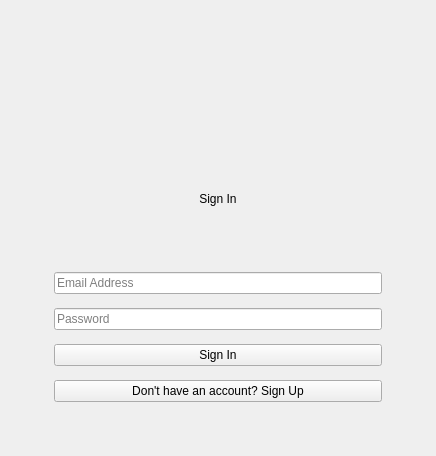
      <widget class="QWidget" name="signin">
       <layout class="QGridLayout" name="gridLayout_signin">
        <item row="0" column="1">
         <spacer name="vSp_in1">
          <property name="orientation">
           <enum>Qt::Vertical</enum>
          </property>
         </spacer>
        </item>
        <item row="1" column="0">
         <spacer name="hSp_in1">
          <property name="orientation">
           <enum>Qt::Horizontal</enum>
          </property>
         </spacer>
        </item>
        <item row="1" column="1">
         <widget class="QFrame" name="formFrame_signin">
          <property name="minimumSize">
           <size>
            <width>400</width>
            <height>420</height>
           </size>
          </property>
          <layout class="QVBoxLayout" name="vbox_signin">
           <property name="spacing">
            <number>14</number>
           </property>
           <property name="leftMargin">
            <number>36</number>
           </property>
           <property name="topMargin">
            <number>36</number>
           </property>
           <property name="rightMargin">
            <number>36</number>
           </property>
           <property name="bottomMargin">
            <number>36</number>
           </property>
           <item alignment="Qt::AlignHCenter">
            <widget class="QLabel" name="logo_in">
             <property name="minimumSize">
              <size>
               <width>72</width>
               <height>72</height>
              </size>
             </property>
             <property name="maximumSize">
              <size>
               <width>72</width>
               <height>72</height>
              </size>
             </property>
             <property name="pixmap">
              <pixmap>logo.svg</pixmap>
             </property>
             <property name="scaledContents">
              <bool>true</bool>
             </property>
            </widget>
           </item>
           <item>
            <widget class="QLabel" name="lbl_signin_title">
             <property name="text">
              <string>Sign In</string>
             </property>
             <property name="alignment">
              <set>Qt::AlignCenter</set>
             </property>
            </widget>
           </item>
           <item>
            <widget class="QLineEdit" name="txt_signin_email">
             <property name="placeholderText">
              <string>Email Address</string>
             </property>
            </widget>
           </item>
           <item>
            <widget class="QLineEdit" name="txt_signin_password">
             <property name="echoMode">
              <enum>QLineEdit::Password</enum>
             </property>
             <property name="placeholderText">
              <string>Password</string>
             </property>
            </widget>
           </item>
           <item>
            <widget class="QPushButton" name="btn_signin">
             <property name="cursor">
              <cursorShape>PointingHandCursor</cursorShape>
             </property>
             <property name="text">
              <string>Sign In</string>
             </property>
            </widget>
           </item>
           <item>
            <widget class="QPushButton" name="btn_go_signup">
             <property name="cursor">
              <cursorShape>PointingHandCursor</cursorShape>
             </property>
             <property name="text">
              <string>Don't have an account? Sign Up</string>
             </property>
            </widget>
           </item>
          </layout>
         </widget>
        </item>
        <item row="1" column="2">
         <spacer name="hSp_in2">
          <property name="orientation">
           <enum>Qt::Horizontal</enum>
          </property>
         </spacer>
        </item>
        <item row="2" column="1">
         <spacer name="vSp_in2">
          <property name="orientation">
           <enum>Qt::Vertical</enum>
          </property>
         </spacer>
        </item>
       </layout>
      </widget>
